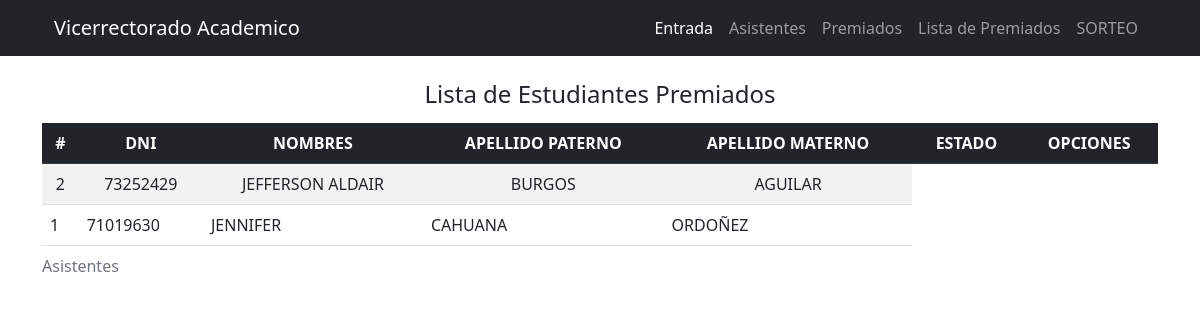
Page /listPremiados.php on the committed database.
### tables this page shows
CREATE TABLE IF NOT EXISTS `alumnos` (
  `id` int NOT NULL AUTO_INCREMENT,
  `codigo` varchar(6) DEFAULT NULL,
  `dni` varchar(8) DEFAULT NULL,
  `paterno` varchar(100) DEFAULT NULL,
  `materno` varchar(100) DEFAULT NULL,
  `nombres` varchar(100) DEFAULT NULL,
  `email` varchar(80) DEFAULT NULL,
  `celular` varchar(9) DEFAULT NULL,
  `modalidad` varchar(80) DEFAULT NULL,
  `programa_id` varchar(100) DEFAULT NULL,
  PRIMARY KEY (`id`)
);

CREATE TABLE IF NOT EXISTS `ganadores` (
  `id` int NOT NULL AUTO_INCREMENT,
  `dnig` varchar(8) NOT NULL DEFAULT '',
  `fechar` datetime DEFAULT NULL,
  PRIMARY KEY (`id`)
);

### listPremiados.php (the view, shortened to what this page needs)
<?php include('includes/header.php') ?>
<?php include('db/conection.php') ?>
<!DOCTYPE html>
<html lang="es">
    <head>
        <link rel="stylesheet" href="https://cdn.jsdelivr.net/npm/bootstrap@5.2.2/dist/css/bootstrap.min.css" />
        <link rel="stylesheet" href="https://cdn.datatables.net/1.12.1/css/dataTables.bootstrap5.min.css" />
        <link
            rel="stylesheet"
            href="https://cdnjs.cloudflare.com/ajax/libs/font-awesome/6.2.0/css/all.min.css"
        />
        <link rel="stylesheet" href="assets/css/styles.css" />
    </head>
    <body>
        <div class="container my-4">
            <div class="container">
                <h4 class="text-center">Lista de Estudiantes Premiados</h4>
            </div>
            <div class="row">
                <div class="col-sm-12 col-md-12 col-lg-12 col-xl-12">
                    <table id="datatable_users" class="table table-striped">
                        <caption>
                            Asistentes
                        </caption>
                        <thead>
                            <tr class="table-dark">
                                <th class="centered">#</th>
                                <th class="centered">DNI</th>
                                <th class="centered">NOMBRES</th>
                                <th class="centered">APELLIDO PATERNO</th>
                                <th class="centered">APELLIDO MATERNO</th>
                                <th class="centered">ESTADO</th>
                                <th class="centered">OPCIONES</th>
                            </tr>
                        </thead>
                        <tbody id="tableBody_users">
                        <?php
       $query=mysqli_query($conn,"SELECT * FROM alumnos a
       INNER JOIN ganadores g ON a.dni = g.dnig ")or die(mysqli_error($con));
         while($row=mysqli_fetch_array($query)){
           $id=$row['id'];
           $dni=$row['dni'];
           $nombre=$row['nombres'];
           $paterno=$row['paterno'];
           $materno=$row['materno'];
             ?>
                     <tr>
               <td><?php echo $id;?></td>
               <td><?php echo $dni;?></td>
               <td><?php echo $nombre;?></td>
               <td><?php echo $paterno;?></td>
               <td><?php echo $materno;?></td>
               </tr>
<?php }?>
                        </tbody>
                    </table>
                </div>
            </div>
        </div>
    </body>
</html>
<?php include('includes/footer.php') ?>

### assets/css/main.css (style rules this page uses)
* { box-sizing: border-box; padding: 0%; margin: 0%; }

### assets/css/styles.css (style rules this page uses)
.centered { text-align: center !important; vertical-align: middle !important; }

### rows in the picture
alumnos: ganadores.id "2", dni "73252429", nombres "JEFFERSON ALDAIR", paterno "BURGOS", materno "AGUILAR"
alumnos: ganadores.id "1", dni "71019630", nombres "JENNIFER", paterno "CAHUANA", materno "ORDOÑEZ"
